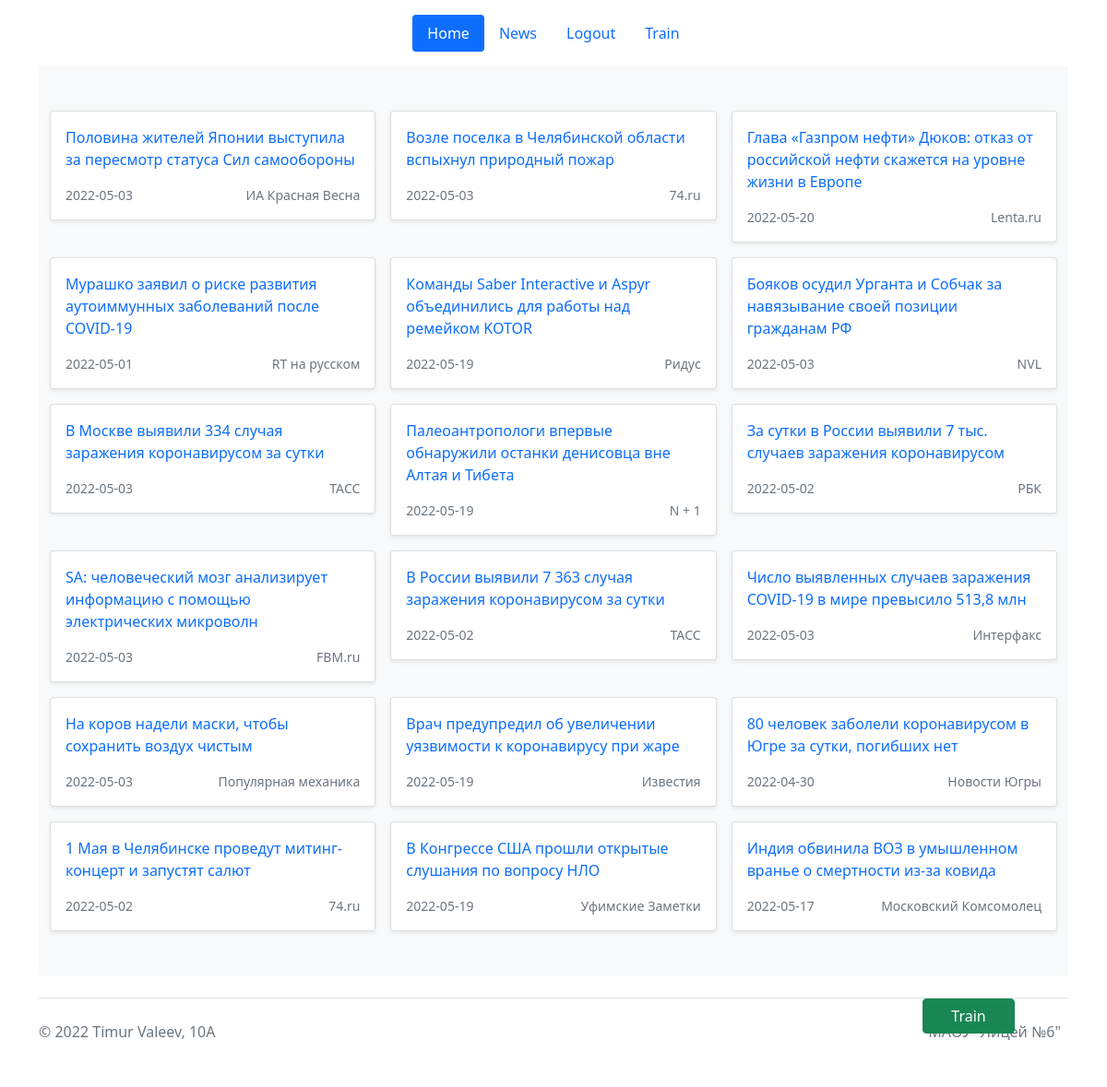
Page /train (signed in) on the committed database.
### index.py (models this page shows, shortened)
class Article(db.Model):
    id = db.Column(db.Integer,primary_key=True)
    link = db.Column(db.String(500),nullable=False)
    title = db.Column(db.String(300),nullable=False)
    image = db.Column(db.String(1000))
    date = db.Column(db.String(30), nullable=False)
    insider = db.Column(db.String(100),nullable=False)

### index.py (the view)
@app.route("/train", methods=["POST","GET"])
def train():
    if not logged():
        return render_template("please_login.html")
    else:
        try:
            request.form['train']
            interesting = [title[1:-1] for title in session['picked']
                        .split("|||")]
            session['train_db'] = {
                    "interesting": interesting,
                    "not_interesting":
                        [article['title'] for article in session['train_list']
                            if not article['title'] in interesting]
}
            del session['train_list']
            with open("users.json","r") as users_json:
                json_dict = json.load(users_json)
                try:
                    json_dict[session['user']] = {
                        "interesting":list(set(json_dict[session['user']]["interesting"]
                        + session['train_db']["interesting"])),
                        "not_interesting":list(set(json_dict[session['user']]["not_interesting"]
                        + session["train_db"]["not_interesting"]))
                        }
                except KeyError:
                    json_dict[session['user']] = session['train_db']
            with open("users.json",'w') as users_json:
                json.dump(json_dict,users_json,indent=6)
            return redirect(url_for('index'))
        except exceptions.BadRequestKeyError:
            session['train_db'] = {}
            if request.method == "POST":
                session['picked'] += (request.get_data(as_text=True)) + "|||"
                return render_template("train.html"
                        ,logged=logged()
                        ,train_list=session['train_list'])
            elif request.method == "GET":
                session['picked'] = ''
                session['train_list'] = random.choices(
                    [dict(
                            title=article.title,
                            image=article.image,
                            link=article.link,
                            insider=article.insider,
                            date=article.date
                        ) for article in Article.query.all()]
                        ,k=18)
                return render_template("train.html"
                        ,logged=logged()
                        ,train_list=session['train_list'])

### index.py (called while the page is built)
def logged():
    if 'user' in session.keys():
        return True
    return False

### templates/train.html (shortened to what this page needs)
{% extends "base_template.html" %}
{% block body %}
<div class="album py-5 bg-light">
    <div class="container">
        <div class="row row-cols-1 row-cols-sm-2 row-cols-md-3 g-3">
{% for article in train_list %}
            <a class="col" id='{{article.id}}'href='{{article.link}}' target="_blank">
                <div class="card shadow-sm">
                    <div class="card-body">
                        <p class="card-text">{{article.title}}</p>
                        <div class="d-flex justify-content-between align-items-center">
                            <small class="text-muted">{{article.date}}</small>
                            <small class="text-muted">{{article.insider}}</small>
                        </div>
                    </div>
                </div>
            </a>
{% endfor %}
            </div>
    </div>
</div>
        <form method="POST">
            <input style="min-width:100px;position:fixed;right:100px;bottom:50px;" class="btn btn-success my-2" type="submit"name="sub" id="sub" value="Train">
        </form>
{% endblock %}

### templates/base_template.html (shortened to what this page needs)
<!doctype html>
<html lang="en">
<head>
    <link href="https://cdn.jsdelivr.net/npm/bootstrap@5.1.3/dist/css/bootstrap.min.css" rel="stylesheet">
    <link rel="stylesheet" href="{{url_for('static',filename='style.css')}}">
</head>
<body>
    <div class="container">
        <header class="d-flex justify-content-center py-3">
            <ul class="nav nav-pills">
                {% if logged %}
                    <li class="nav-item"><a href="{{url_for('index')}}" class="nav-link active" aria-current="page">Home</a></li>
                    <li class="nav-item"><a href="{{url_for('news')}}" class="nav-link">News</a></li>
                    <li class="nav-item"><a href="{{url_for('logout')}}" class="nav-link">Logout</a></li>
                    <li class="nav-item"><a href="{{url_for('train')}}" class="nav-link">Train</a></li>
                {% endif %}
            </ul>
    </header>
    </div>
    <div class="container">
        {% block body %}
        {% endblock %}
    </div>
    <div class="container">
      <footer class="d-flex flex-wrap justify-content-between align-items-center py-3 my-4 border-top">
        <p class="col-md-4 mb-0 text-muted">© 2022 Timur Valeev, 10A</p>
        <div href="/" class="col-md-4 d-flex align-items-center justify-content-center mb-3 mb-md-0 me-md-auto link-dark text-decoration-none">
          <svg class="bi me-2" width="40" height="32"><use xlink:href="#bootstrap"></use></svg>
        </div>
        <ul class="nav col-md-4 justify-content-end">
          <li class="nav-item"><div class="nav-link px-2 text-muted">МАОУ "Лицей №6"</div></li>
        </ul>
      </footer>
    </div>
</body>
</html>

### static/style.css (style rules this page uses)
a { text-decoration:none; }

### rows in the picture
Article: title "Половина жителей Японии выступила за пересмотр статуса Сил самообороны", date "2022-05-03", insider "ИА Красная Весна"
Article: title "Возле поселка в Челябинской области вспыхнул природный пожар", date "2022-05-03", insider "74.ru"
Article: title "Глава «Газпром нефти» Дюков: отказ от российской нефти скажется на уровне жизни в Европе", date "2022-05-20", insider "Lenta.ru"
Article: title "Мурашко заявил о риске развития аутоиммунных заболеваний после COVID-19", date "2022-05-01", insider "RT на русском"
Article: title "Команды Saber Interactive и Aspyr объединились для работы над ремейком KOTOR", date "2022-05-19", insider "Ридус"
Article: title "Бояков осудил Урганта и Собчак за навязывание своей позиции гражданам РФ", date "2022-05-03", insider "NVL"
Article: title "В Москве выявили 334 случая заражения коронавирусом за сутки", date "2022-05-03", insider "ТАСС"
Article: title "Палеоантропологи впервые обнаружили останки денисовца вне Алтая и Тибета", date "2022-05-19", insider "N + 1"
Article: title "За сутки в России выявили 7 тыс. случаев заражения коронавирусом", date "2022-05-02", insider "РБК"
Article: title "SA: человеческий мозг анализирует информацию с помощью электрических микроволн", date "2022-05-03", insider "FBM.ru"
Article: title "В России выявили 7 363 случая заражения коронавирусом за сутки", date "2022-05-02", insider "ТАСС"
Article: title "Число выявленных случаев заражения COVID-19 в мире превысило 513,8 млн", date "2022-05-03", insider "Интерфакс"
Article: title "На коров надели маски, чтобы сохранить воздух чистым", date "2022-05-03", insider "Популярная механика"
Article: title "Врач предупредил об увеличении уязвимости к коронавирусу при жаре", date "2022-05-19", insider "Известия"
Article: title "80 человек заболели коронавирусом в Югре за сутки, погибших нет", date "2022-04-30", insider "Новости Югры"
Article: title "1 Мая в Челябинске проведут митинг-концерт и запустят салют", date "2022-05-02", insider "74.ru"
Article: title "В Конгрессе США прошли открытые слушания по вопросу НЛО", date "2022-05-19", insider "Уфимские Заметки"
Article: title "Индия обвинила ВОЗ в умышленном вранье о смертности из-за ковида", date "2022-05-17", insider "Московский Комсомолец"
